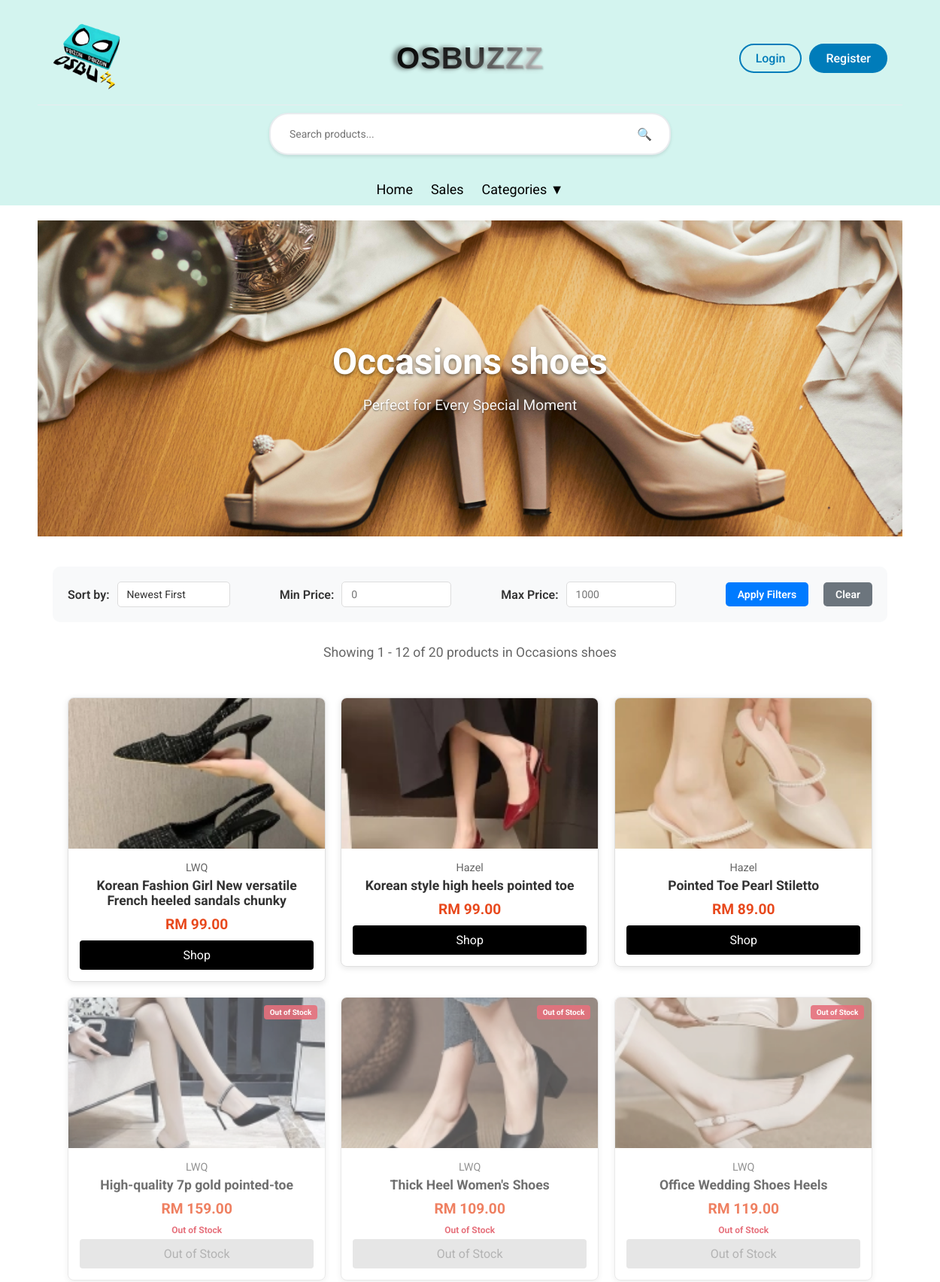
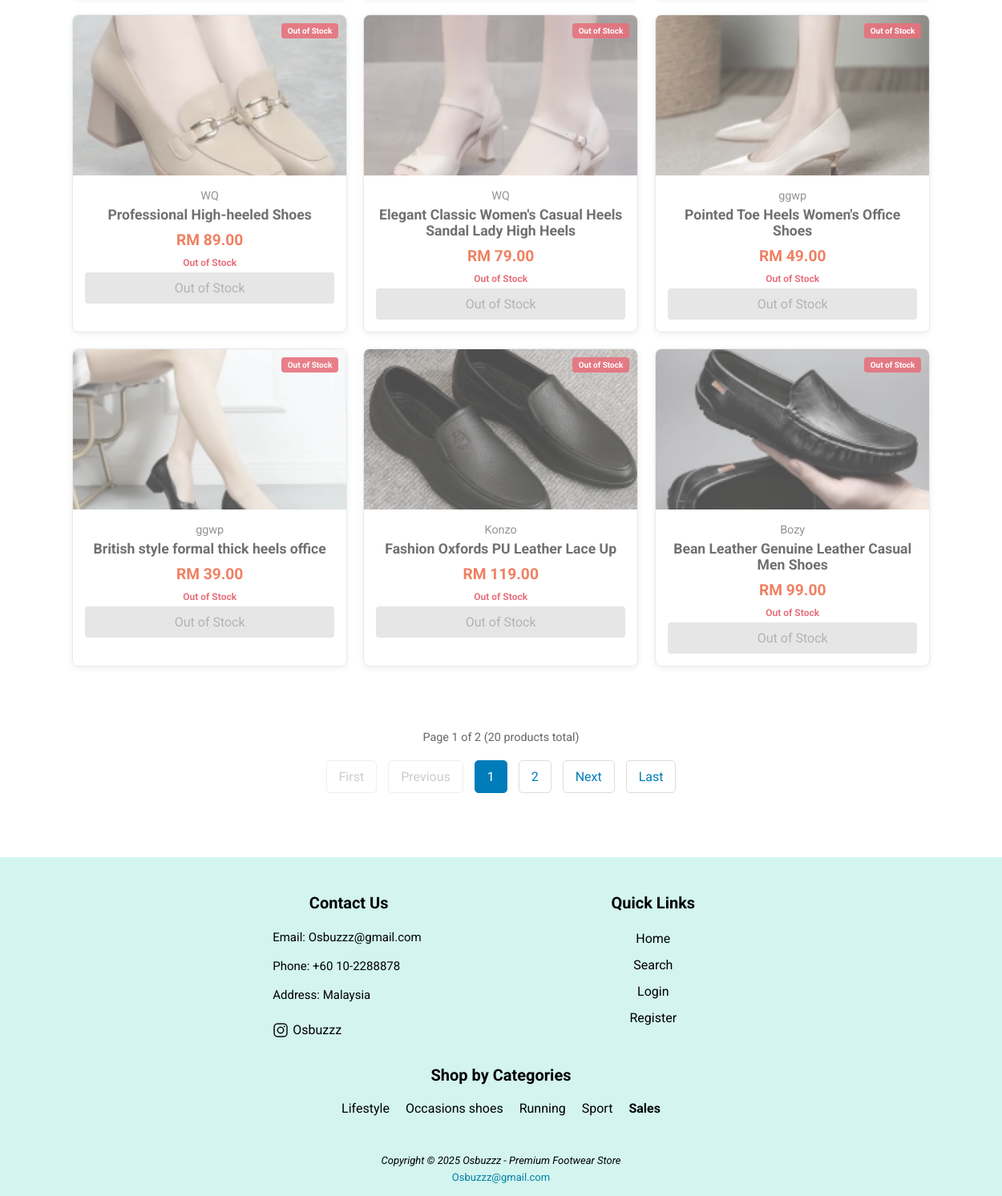
The app's page /app/page/categories/category.php?id=4 with its own data (2 pictures, top to bottom).
### tables this page shows
CREATE TABLE `category` (
  `category_id` int(11) NOT NULL,
  `category_name` varchar(50) NOT NULL,
  `category_slug` varchar(50) NOT NULL,
  `description` text DEFAULT NULL,
  `banner_image` varchar(255) DEFAULT NULL,
  `created_at` timestamp NOT NULL DEFAULT current_timestamp()
);

CREATE TABLE `product` (
  `product_id` int(11) NOT NULL,
  `product_name` varchar(255) NOT NULL,
  `brand` varchar(50) NOT NULL,
  `category_id` int(11) DEFAULT NULL,
  `price` decimal(10,2) NOT NULL,
  `description` text DEFAULT NULL,
  `photo` varchar(255) DEFAULT NULL,
  `created_at` timestamp NOT NULL DEFAULT current_timestamp(),
  `status` enum('active','inactive') NOT NULL DEFAULT 'active' COMMENT 'Product visibility status: active=visible to users, inactive=hidden from users'
);

### app/base.php (called while the page is built, shortened)
<?php
$_user = $_SESSION['user'] ?? null;
$_db = new PDO('mysql:dbname=osbuzz', 'root', '', [
    PDO::ATTR_DEFAULT_FETCH_MODE => PDO::FETCH_OBJ,
]);
function get_category_by_id($category_id) {
    global $_db;
    $stm = $_db->prepare('SELECT * FROM category WHERE category_id = ?');
    $stm->execute([$category_id]);
    return $stm->fetch();
}

### app/page/categories/category.php (the view, shortened to what this page needs)
<?php
require '../../base.php';
$category_id = (int)($_GET['id'] ?? 0);
$category = get_category_by_id($category_id);
$page = (int)($_GET['page'] ?? 1);
$limit = 12;
$offset = ($page - 1) * $limit;
$sort = $_GET['sort'] ?? 'newest';
$min_price = $_GET['min_price'] ?? '';
$max_price = $_GET['max_price'] ?? '';
$where = "WHERE p.category_id = ? AND p.status = 'active'";
$params = [$category_id];
$orderBy = 'ORDER BY p.created_at DESC';
switch ($sort) {
    case 'newest':
    default:
        $orderBy = 'ORDER BY p.created_at DESC';
        break;
}
$countSql = "SELECT COUNT(*) FROM product p $where";
$countStm = $_db->prepare($countSql);
$countStm->execute($params);
$totalProducts = $countStm->fetchColumn();
$totalPages = ceil($totalProducts / $limit);
$sql = "
    SELECT p.*,
           pp.photo_filename as main_photo,
           SUM(pv.stock) as total_stock,
           c.category_name
    FROM product p
    LEFT JOIN product_photos pp ON p.product_id = pp.product_id AND pp.is_main_photo = 1
    LEFT JOIN product_variants pv ON p.product_id = pv.product_id
    LEFT JOIN category c ON p.category_id = c.category_id
    $where
    GROUP BY p.product_id
    $orderBy
    LIMIT $limit OFFSET $offset
";
$stm = $_db->prepare($sql);
$stm->execute($params);
$products = $stm->fetchAll();
include '../../head.php';
?>
<main>
    <div class="category-header <?= $category->banner_image ? 'with-image' : '' ?>"
         <?php if ($category->banner_image): ?>
         style="background-image: url('../../images/banners/<?= htmlspecialchars($category->banner_image) ?>');"
         <?php endif; ?>>
        <div class="category-header-content">
            <h1><?= htmlspecialchars($category->category_name) ?></h1>
            <?php if ($category->description): ?>
            <p><?= htmlspecialchars($category->description) ?></p>
            <?php endif; ?>
        </div>
    </div>
    <div class="products-container">
        <div class="shop-controls">
            <div class="filter-group">
                <label for="sort-filter">Sort by:</label>
                <select id="sort-filter">
                    <option value="newest" <?= $sort == 'newest' ? 'selected' : '' ?>>Newest First</option>
                </select>
            </div>
            <div class="filter-group">
                <label for="min-price">Min Price:</label>
                <input type="number" id="min-price" placeholder="0" min="0" step="0.01" value="<?= htmlspecialchars($min_price) ?>">
            </div>
            <div class="filter-group">
                <label for="max-price">Max Price:</label>
                <input type="number" id="max-price" placeholder="1000" min="0" step="0.01" value="<?= htmlspecialchars($max_price) ?>">
            </div>
            <div class="filter-group">
                <button class="filter-btn">Apply Filters</button>
                <button class="clear-btn">Clear</button>
            </div>
        </div>
        <?php if (!empty($products)): ?>
        <div class="products-count">
            Showing <?= ($offset + 1) ?> - <?= min($offset + $limit, $totalProducts) ?> of <?= $totalProducts ?> product<?= $totalProducts !== 1 ? 's' : '' ?> in <?= htmlspecialchars($category->category_name) ?>
        </div>
        <div class="products-grid">
            <?php foreach ($products as $product): ?>
            <?php if ($product->total_stock <= 0): ?>
            <div class="product-card out-of-stock-card">
                <div class="product-image">
                    <?php
                    $photo_src = $product->main_photo ?: ($product->photo ?: 'defaultProduct.png');
                    ?>
                    <img src="../../images/Products/<?= $photo_src ?>" alt="<?= htmlspecialchars($product->product_name) ?>" loading="lazy">
                    <div class="out-of-stock-overlay">Out of Stock</div>
                </div>
                <div class="product-info">
                    <span class="brand"><?= htmlspecialchars($product->brand) ?></span>
                    <h3><?= htmlspecialchars($product->product_name) ?></h3>
                    <div class="price">RM <?= number_format($product->price, 2) ?></div>
                    <div class="stock-status out-of-stock" style="color: #dc3545; font-weight: bold; margin: 5px 0; font-size: 12px;">
                        Out of Stock
                    </div>
                    <button class="shop out-of-stock-btn" style="background: #ccc; cursor: not-allowed; color: #666;" disabled>Out of Stock</button>
                </div>
            </div>
            <?php else: ?>
            <a href="../shop/product_detail.php?id=<?= $product->product_id ?>" class="product-card-link">
                <div class="product-card">
                    <div class="product-image">
                        <?php
                        $photo_src = $product->main_photo ?: ($product->photo ?: 'defaultProduct.png');
                        ?>
                        <img src="../../images/Products/<?= $photo_src ?>" alt="<?= htmlspecialchars($product->product_name) ?>" loading="lazy">
                    </div>
                    <div class="product-info">
                        <span class="brand"><?= htmlspecialchars($product->brand) ?></span>
                        <h3><?= htmlspecialchars($product->product_name) ?></h3>
                        <div class="price">RM <?= number_format($product->price, 2) ?></div>
                        <button class="shop" onclick="event.preventDefault(); window.location.href='../shop/product_detail.php?id=<?= $product->product_id ?>'">Shop</button>
                    </div>
                </div>
            </a>
            <?php endif; ?>
            <?php endforeach; ?>
        </div>
        <?php if ($totalPages > 1): ?>
        <div class="pagination">
            <div class="pagination-info">
                Page <?= $page ?> of <?= $totalPages ?> (<?= $totalProducts ?> products total)
            </div>
            <?php
            $filterParams = 'id=' . $category_id;
            ?>
            <?php if ($page > 1): ?>
                <a href="?<?= $filterParams ?>&page=1">First</a>
                <a href="?<?= $filterParams ?>&page=<?= $page - 1 ?>">Previous</a>
            <?php else: ?>
                <span class="disabled">First</span>
                <span class="disabled">Previous</span>
            <?php endif; ?>
            <?php
            $start = max(1, $page - 2);
            $end = min($totalPages, $page + 2);
            for ($i = $start; $i <= $end; $i++):
            ?>
                <?php if ($i == $page): ?>
                    <span class="current"><?= $i ?></span>
                <?php else: ?>
                    <a href="?<?= $filterParams ?>&page=<?= $i ?>"><?= $i ?></a>
                <?php endif; ?>
            <?php endfor; ?>
            <?php if ($page < $totalPages): ?>
                <a href="?<?= $filterParams ?>&page=<?= $page + 1 ?>">Next</a>
                <a href="?<?= $filterParams ?>&page=<?= $totalPages ?>">Last</a>
            <?php else: ?>
                <span class="disabled">Next</span>
                <span class="disabled">Last</span>
            <?php endif; ?>
        </div>
        <?php endif; ?>
        <?php endif; ?>
    </div>
</main>
<?php
include '../../foot.php';
?>

### app/foot.php (shortened to what this page needs)
    <footer>
        <div class="containers">
            <div class="footer-content">
                <h3>Contact Us</h3>
                <p>Email: Osbuzzz@gmail.com<br><br>Phone: +60 10-2288878<br><br>Address: Malaysia<br><br>
                <div class="ins">
                    <img src="/images/insLogo.png"> <a href="https://www.instagram.com/osbuzzz?igsh=bnhvaDg1eHd5Z2Z0">Osbuzzz</a>
                    </div>
                </p>
            </div>
            <?php if ($_user && $_user->role === 'Admin'): ?>
            <div class="footer-content">
                <h3>Admin Panel</h3>
                <ul class="list">
                    <li><a href="/page/admin/index.php">Dashboard</a></li>
                    <li><a href="/page/admin/admin_product.php">Products</a></li>
                    <li><a href="/page/admin/admin_user.php">Users</a></li>
                    <li><a href="/page/admin/admin_category.php">Categories</a></li>
                    <li><a href="/page/admin/admin_orders.php">Orders</a></li>
                    <li><a href="/page/admin/cleanup_users.php">User Cleanup</a></li>
                    <li><a href="/page/admin/loyalty_settings.php">Loyalty Settings</a></li>
                    <li><a href="/page/admin/password_reset_management.php">Password Resets</a></li>
                </ul>
            </div>
            <?php else: ?>
            <div class="footer-content">
                <h3>Quick Links</h3>
                <ul class="list">
                    <li><a href="/">Home</a></li>
                    <?php if (!$_user): ?>
                    <li><a href="/page/shop/search.php">Search</a></li>
                    <li><a href="/page/user/login.php">Login</a></li>
                    <li><a href="/page/user/signup.php">Register</a></li>
                    <?php endif; ?>
                </ul>
            </div>
            <?php endif; ?>
        </div>
        <?php if (!$_user || $_user->role !== 'Admin'): ?>
        <div class="containers">
            <div class="footer-content" style="width: 100%; text-align: center;">
                <h3>Shop by Categories</h3>
                <div style="display: flex; flex-wrap: wrap; justify-content: center; gap: 10px;">
                    <?php
                    $footer_categories = $_db->query('SELECT category_id, category_name FROM category ORDER BY category_name ASC')->fetchAll();
                    foreach ($footer_categories as $footer_cat):
                    ?>
                    <a href="/page/categories/category.php?id=<?= $footer_cat->category_id ?>" style="margin: 5px; text-decoration: none;"><?= htmlspecialchars($footer_cat->category_name) ?></a>
                    <?php endforeach; ?>
                    <a href="/page/shop/sales.php" style="margin: 5px; text-decoration: none; font-weight: bold;">Sales</a>
                </div>
            </div>
        </div>
        <?php endif; ?>
        <div class="bottom-bar">
            <small><i><p>Copyright © 2025 Osbuzzz - Premium Footwear Store</p></i></small>
            <a href="mailto:Osbuzzz@gmail.com">Osbuzzz@gmail.com</a>
        </div>
    </footer>
</body>
</html>

### app/page/categories/category.php (style rules this page uses)
.category-header { position: relative; color: white; padding: 60px 20px; text-align: center; margin-bottom: 0; min-height: 300px; display: flex; flex-direction: column; justify-content: center; align-items: center; background: linear-gradient(135deg, #007cba 0%, #005a8a 100%); background-size: cover; background-position: center; background-repeat: no-repeat; }
.category-header.with-image { background-blend-mode: overlay; }
.category-header::before { content: ''; position: absolute; top: 0; left: 0; right: 0; bottom: 0; background-color: transparent; z-index: 1; }
.category-header-content { position: relative; z-index: 2; }
.category-header h1 { margin: 0; font-size: 3rem; font-weight: bold; text-shadow: 0 2px 4px rgba(0,0,0,0.5); }
.category-header p { margin: 15px auto 0; font-size: 1.2rem; max-width: 600px; opacity: 0.95; line-height: 1.6; text-shadow: 0 1px 2px rgba(0,0,0,0.5); }
.products-container { max-width: 1400px; margin: 0 auto; padding: 40px 20px; }
.products-count { color: #666; font-size: 1.1rem; margin-bottom: 30px; text-align: center; }

### records on screen
category: banner_image (picture), category_name "Occasions shoes", description "Perfect for Every Special Moment"
product: shows a picture, brand "LWQ", product_name "Korean Fashion Girl New versatile French heeled sandals chunky", price "99.00"
product: shows a picture, brand "Hazel", product_name "Korean style high heels pointed toe", price "99.00"
product: shows a picture, brand "Hazel", product_name "Pointed Toe Pearl Stiletto", price "89.00"
product: shows a picture, brand "LWQ", product_name "High-quality 7p gold pointed-toe", price "159.00"
product: shows a picture, brand "LWQ", product_name "Thick Heel Women's Shoes", price "109.00"
product: shows a picture, brand "LWQ", product_name "Office Wedding Shoes Heels", price "119.00"
product: shows a picture, brand "WQ", product_name "Professional High-heeled Shoes", price "89.00"
product: shows a picture, brand "WQ", product_name "Elegant Classic Women's Casual Heels Sandal Lady High Heels", price "79.00"
product: shows a picture, brand "ggwp", product_name "Pointed Toe Heels Women's Office Shoes", price "49.00"
product: shows a picture, brand "ggwp", product_name "British style formal thick heels office", price "39.00"
product: shows a picture, brand "Konzo", product_name "Fashion Oxfords PU Leather Lace Up", price "119.00"
product: shows a picture, brand "Bozy", product_name "Bean Leather Genuine Leather Casual Men Shoes", price "99.00"
category: category_name "Lifestyle"
category: category_name "Running"
category: category_name "Sport"

### other values on screen
$offset + 1 "1"
min($offset + $limit, $totalProducts) "12"
$totalProducts "20"
$page "1"
$totalPages "2"
